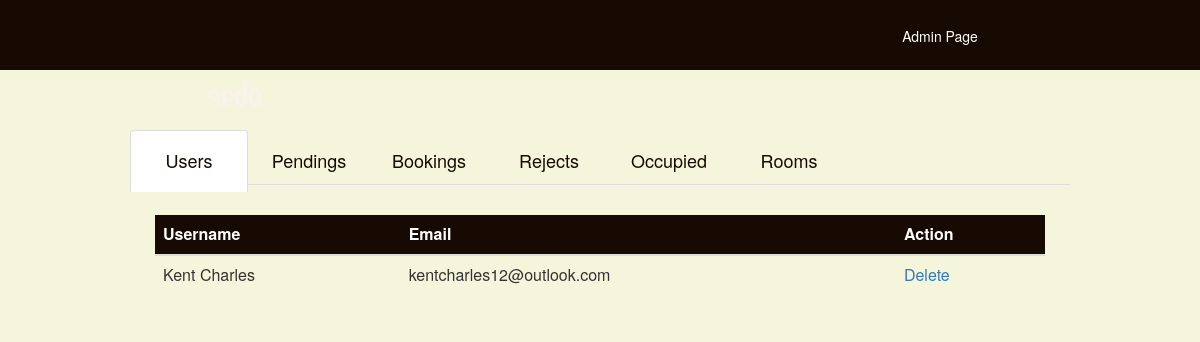
/admin1.php, run on an earlier commit of the app's database.
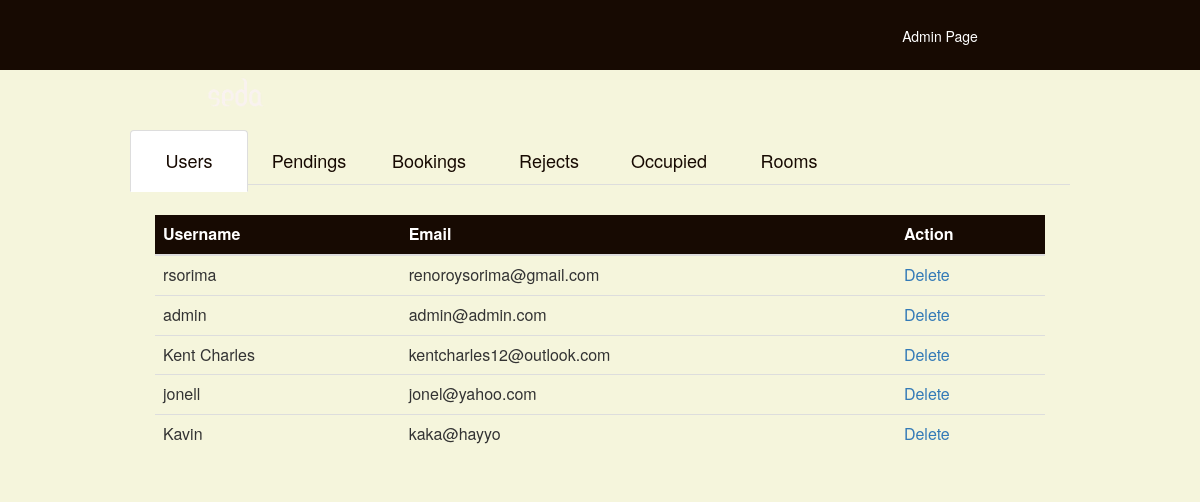
And on a later commit of the database.
### tables this page shows
CREATE TABLE IF NOT EXISTS `accounts` (
  `id` int(11) NOT NULL AUTO_INCREMENT,
  `username` varchar(100) NOT NULL,
  `email` varchar(100) NOT NULL,
  `password` varchar(100) NOT NULL,
  `role` varchar(10) NOT NULL,
  PRIMARY KEY (`id`)
);

### admin1.php (the view, shortened to what this page needs)
<?php
$server="localhost";
$username="root";
$password="";
$connect_mysql=mysqli_connect($server,$username,$password) or die ("Connection Failed!");
$accounts = "SELECT * FROM accounts";
$users=mysqli_query($connect_mysql, $accounts) or die("Query Failed : ".mysqli_error());
?>
<html>
     <head>
        <link rel="stylesheet" type="text/css" href="style.css" />
        <link rel="stylesheet" href="https://maxcdn.bootstrapcdn.com/bootstrap/3.3.7/css/bootstrap.min.css">
    </head>
    <body id="adminbg">
        <div id="MainContainer">
            <div id="Header">
                    <div id="NavBar">
                        <ul>
                        <li style="color: white;">Admin Page</li>
                        </ul>
                    </div>
                    <div id="logo"><img src="img/logo2.png" width="70px" hieght="auto"></div>
            </div>
        </div>
         <div id="admin-wrapper" >
            <div id="page-inner">
                  <div class="fluid-container" style="padding: 30px; margin-top: 100px; ">
                    <center>
                    <ul class="nav nav-tabs" role="tablist">
                        <li class="active"><a href="" ><h4 id="textcolor">Users</h4></a></li>
                        <li style="color: white;"><a href="admin2.php" ><h4 id="textcolor">Pendings</h4></a></li>
                        <li style="color: white;"><a href="admin5.php" ><h4 id="textcolor">Bookings</h4></a></li>
                        <li style="color": white;><a href="admin6.php" ><h4 id="textcolor">Rejects</h4></a></li>
                        <li style="color: white;"><a href="admin3.php" ><h4 id="textcolor">Occupied</h4></a></li>
                        <li style="color: white;"><a href="admin4.php" ><h4 id="textcolor">Rooms</h4></a></li>
                    </ul>
                    </center>
                </div>
                    <div class="tab-content" style="background-color: beige; color: #170a02;">
                      <div role="tabpanel" class="tab-pane fade in active" id="profile" style="overflow: auto; padding: 0 55px;">
                        <table id="table" class="table table-hover">
                            <thead>
                              <tr id="panel-heading">
                                <th>Username</th>
                                <th>Email</th>
                                <th colspan=2>Action</th>
                              </tr>
                            </thead>
                            <tbody>
                               <?php while($rows=mysqli_fetch_array($users)) { ?>
                                    <tr>
                                        <td><?php echo $rows['username'] ?></td>
                                        <td><?php echo $rows['email'] ?></td>
                                        <td><?php echo '<a href="deleteUsers.php?id='.$rows['id'].'">Delete</a>' ?></td>
                                            <?php } ?>
                                    </tr>
                            </tbody>
                          </table>
                      </div>
                    </div>
                </div>
            </div>
    </body>
</html>

### style.css (style rules this page uses)
* { margin: 0px auto; padding: 0px; }
#Header { background-color: #170a02; width: 100%; height: 70px; position: fixed; z-index: 1000; top: 0px; }
#NavBar { margin-right: 200px; width:800px; height: 65px; margin-top: 11px; float:right; }
ul li { float:right; list-style: none; width: 120px; height: 55px; text-align: center; line-height: 50px; }
#logo { margin-top:18px; margin-left: 200px; }
#textcolor { color: #170a02; }
#admin-wrapper { margin-left: 100px; margin-right: 100px; }
#panel-heading { color: white; background-color: #170a02; border-color: #170a02; padding: 10px 15px; border-bottom: 1px solid transparent; border-top-left-radius: 3px; border-top-right-radius: 3px; }
table th, td { padding = 10px; }
#adminbg { background-color: beige; width: 100%; height: 100%; background-size: cover; display: table; background-attachment: fixed; }

What changed in the data, as far as the page shows it:
added accounts: username "rsorima", email "renoroysorima@gmail.com"
added accounts: username "admin", email "admin@admin.com"
added accounts: username "jonell", email "jonel@yahoo.com"
added accounts: username "Kavin", email "kaka@hayyo"
